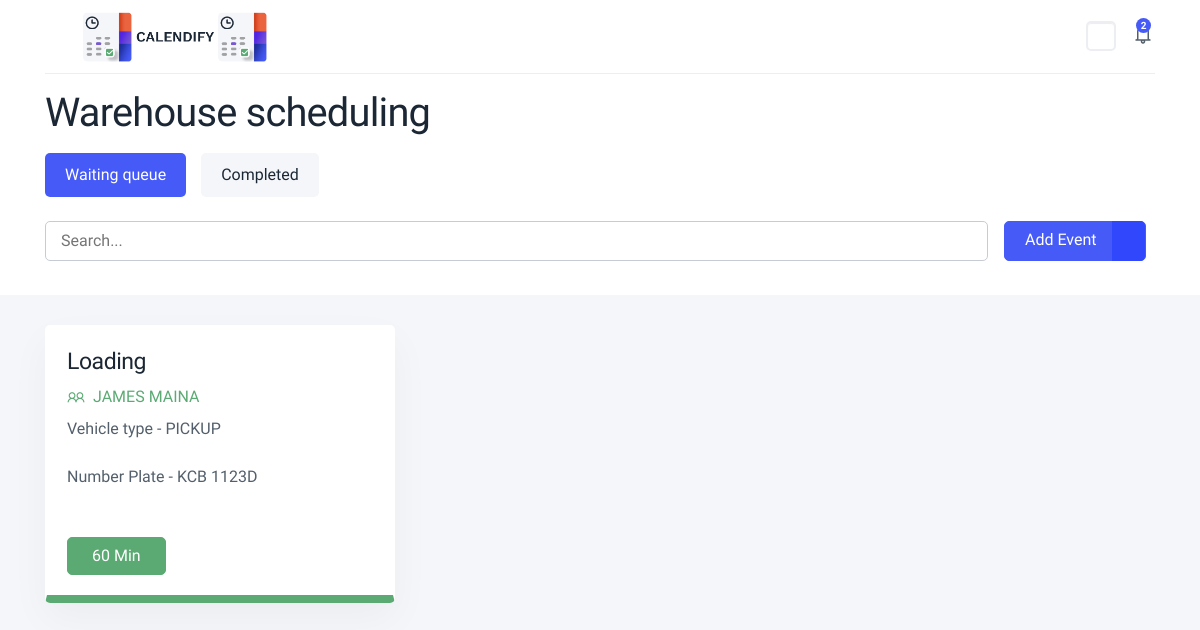
The app's page /, older data.
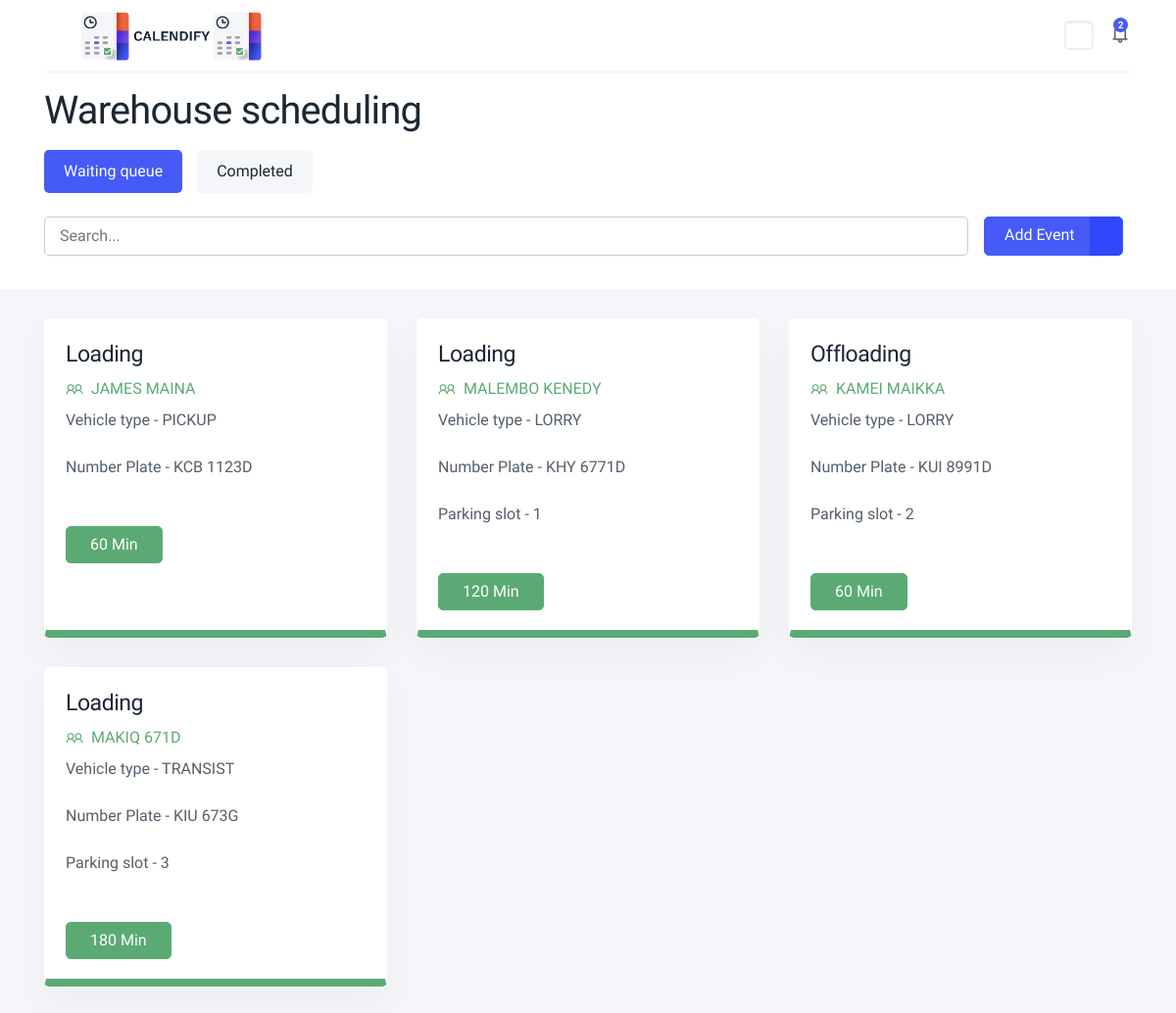
The same page, newer data.
### homepage/models.py (models this page shows, shortened)
class BaseModel(models.Model):
    created = models.DateTimeField(auto_now_add=True)
    updated = models.DateTimeField(auto_now=True)

class Queue(BaseModel):
    QUEUE_CHOICES = [
    ('PENDING', 'PENDING'),
    ('COMPLETED', 'COMPLETED')
]
    vehicle_id = models.ForeignKey(Vehicle,on_delete=models.CASCADE)
    event_id = models.ForeignKey(Event,on_delete=models.CASCADE)
    parking_slot_id = models.ForeignKey(ParkingSLots,on_delete=models.CASCADE,blank=True,null=True)
    status = models.CharField(max_length=255,choices=QUEUE_CHOICES,default="PENDING")

class Vehicle(models.Model):
    vehicle_plate = models.CharField(max_length=255)
    category_id = models.ForeignKey(VehicleCategory,on_delete=models.CASCADE)
    driver_id = models.ForeignKey(Driver,on_delete=models.CASCADE)

class Driver(models.Model):
    driver_name = models.CharField(max_length=255)

class Event(models.Model):
    vehicle_category_id = models.ForeignKey(VehicleCategory,on_delete=models.CASCADE)
    time = models.BigIntegerField(default=0)
    laoding = models.BooleanField(default=False)

class VehicleCategory(models.Model):
    VEHICLE_CHOICES = [
    ('PICKUP', 'PICKUP'),
    ('LORRY', 'LORRY'),
    ('TRANSIST', 'TRANSIST'),
]
    vehicle_type = models.CharField(max_length=255,choices=VEHICLE_CHOICES,default="PICKUP")

class ParkingSLots(models.Model):
    parking_slot_no = models.BigIntegerField()
    parking_slot_available = models.BooleanField(default=True)

### homepage/views.py (the view, shortened to what this page needs)
# urls.py: path('',index,name="index"),
def index(request):
    all_queue = Queue.objects.filter(status = "PENDING")
    all_queue_completed = Queue.objects.filter(status = "COMPLETED")
    context ={
            'queue':all_queue,
            'completed':all_queue_completed
        }
    return render(request,'index.html',context)

### homepage/templates/index.html (shortened to what the changed rows need)
{% load static %}
<!doctype html>
<html lang="en">
  <head>
      <link rel="stylesheet" href="{% static  'assets/css/backend.min.css' %}">
      <link rel="stylesheet" href="{% static  'assets/vendor/@fortawesome/fontawesome-free/css/all.min.css' %}">
      <link rel="stylesheet" href="{% static  'assets/vendor/line-awesome/dist/line-awesome/css/line-awesome.min.css' %}">
      <link rel="stylesheet" href="{% static  'assets/vendor/remixicon/fonts/remixicon.css' %}">  </head>
  <body class="fixed-top-navbar top-nav  ">
    <div class="wrapper">
      <div class="content-page">
    <div class="content-top">
        <div class="container">
            <div class="row">
                <div class="col-lg-12 mb-3">
                    <div class="d-flex align-items-center justify-content-between">
                        <div class="navbar-breadcrumb">
                            <h1 class="mb-1">Warehouse scheduling</h1>
                        </div>
                    </div>
                </div>
            </div>
        </div>
    </div>
    <div class="container">
        <div class="row">
            <div class="col-lg-12">
                <div class="event-content">
                    <div id="event1" class="tab-pane fade active show">
                        <div class="row">
                            {% if queue %}
                            {% for m in queue %}
                            <div class="col-lg-4 col-md-6">
                                <div class="card card-block card-stretch card-height">
                                    <div class="card-body rounded event-detail event-detail-success">
                                        <div class="d-flex align-items-top justify-content-between">
                                            <div>
                                                {% if m.event_id.laoding %}
                                                <h4 class="mb-2 mr-4">Loading</h4>
                                                {% else %}
                                                <h4 class="mb-2 mr-4">Offloading</h4>
                                                {% endif %}
                                                <p class="mb-2 text-success font-weight-500 text-uppercase"><i class="las la-user-friends pr-2"></i>{{m.vehicle_id.driver_id.driver_name}}</p>
                                                <p class="mb-4 card-description">Vehicle type - {{m.event_id.vehicle_category_id.vehicle_type}}</p>
                                                <p class="mb-4 card-description">Number Plate - {{m.vehicle_id.vehicle_plate}}</p>
                                                {% if m.parking_slot_id.parking_slot_no  %}
                                                <p class="mb-4 card-description">Parking slot - {{m.parking_slot_id.parking_slot_no}}</p>
                                                {% endif %}
                                                <div class="d-flex align-items-center pt-4">
                                                    <a href="#" class="btn btn-success mr-3 px-xl-4">{{m.event_id.time}} Min</a>
                                                </div>
                                            </div>
                                            <div class="card-header-toolbar mt-1">
                                                <div class="dropdown">
                                                    <span class="dropdown-toggle" id="dropdownMenuButton03" data-toggle="dropdown">
                                                        <i class="ri-more-2-fill"></i>
                                                    </span>
                                                </div>
                                            </div>
                                        </div>
                                    </div>
                                </div>
                            </div>
                            {% endfor %}
                            {% endif %}
                        </div>
                    </div>
                </div>
            </div>
        </div>
    </div>
      </div>
    </div>
    <script src="{% static  'assets/js/app.js' %}"></script>  </body>
</html>

Row changes from the older to the newer data that the page shows:
added Queue: shows "Loading", vehicle_id.driver_id.driver_name "MALEMBO KENEDY", event_id.vehicle_category_id.vehicle_type "LORRY", vehicle_id.vehicle_plate "KHY 6771D", parking_slot_id.parking_slot_no "1", event_id.time "120"
added Queue: shows "Offloading", vehicle_id.driver_id.driver_name "KAMEI MAIKKA", event_id.vehicle_category_id.vehicle_type "LORRY", vehicle_id.vehicle_plate "KUI 8991D", parking_slot_id.parking_slot_no "2", event_id.time "60"
added Queue: shows "Loading", vehicle_id.driver_id.driver_name "MAKIQ 671D", event_id.vehicle_category_id.vehicle_type "TRANSIST", vehicle_id.vehicle_plate "KIU 673G", parking_slot_id.parking_slot_no "3", event_id.time "180"
